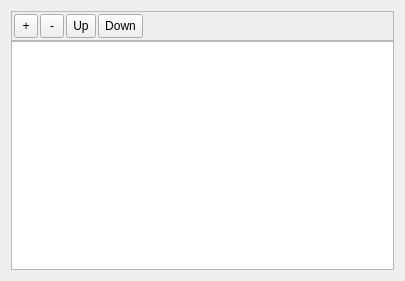
<?xml version="1.0" encoding="UTF-8"?>
<ui version="4.0">
 <class>GtModuleDirectoriesTab</class>
 <widget class="QWidget" name="GtModuleDirectoriesTab">
  <property name="geometry">
   <rect>
    <x>0</x>
    <y>0</y>
    <width>405</width>
    <height>281</height>
   </rect>
  </property>
  <property name="windowTitle">
   <string>Form</string>
  </property>
  <layout class="QVBoxLayout" name="verticalLayout">
   <property name="spacing">
    <number>0</number>
   </property>
   <item>
    <widget class="QFrame" name="frame">
     <property name="frameShape">
      <enum>QFrame::StyledPanel</enum>
     </property>
     <property name="frameShadow">
      <enum>QFrame::Raised</enum>
     </property>
     <layout class="QHBoxLayout" name="horizontalLayout">
      <property name="spacing">
       <number>2</number>
      </property>
      <property name="leftMargin">
       <number>2</number>
      </property>
      <property name="topMargin">
       <number>2</number>
      </property>
      <property name="rightMargin">
       <number>2</number>
      </property>
      <property name="bottomMargin">
       <number>2</number>
      </property>
      <item>
       <widget class="QToolButton" name="btnAddDirectory">
        <property name="enabled">
         <bool>true</bool>
        </property>
        <property name="sizePolicy">
         <sizepolicy hsizetype="Preferred" vsizetype="Preferred">
          <horstretch>0</horstretch>
          <verstretch>0</verstretch>
         </sizepolicy>
        </property>
        <property name="minimumSize">
         <size>
          <width>24</width>
          <height>24</height>
         </size>
        </property>
        <property name="baseSize">
         <size>
          <width>32</width>
          <height>32</height>
         </size>
        </property>
        <property name="text">
         <string>+</string>
        </property>
        <property name="icon">
         <iconset theme="QIcon::ThemeIcon::ListAdd"/>
        </property>
       </widget>
      </item>
      <item>
       <widget class="QToolButton" name="btnRemoveDirectory">
        <property name="sizePolicy">
         <sizepolicy hsizetype="Preferred" vsizetype="Preferred">
          <horstretch>0</horstretch>
          <verstretch>0</verstretch>
         </sizepolicy>
        </property>
        <property name="minimumSize">
         <size>
          <width>24</width>
          <height>24</height>
         </size>
        </property>
        <property name="baseSize">
         <size>
          <width>32</width>
          <height>32</height>
         </size>
        </property>
        <property name="text">
         <string>-</string>
        </property>
        <property name="icon">
         <iconset theme="QIcon::ThemeIcon::ListRemove"/>
        </property>
       </widget>
      </item>
      <item>
       <widget class="QToolButton" name="btnMoveUp">
        <property name="sizePolicy">
         <sizepolicy hsizetype="Preferred" vsizetype="Preferred">
          <horstretch>0</horstretch>
          <verstretch>0</verstretch>
         </sizepolicy>
        </property>
        <property name="minimumSize">
         <size>
          <width>24</width>
          <height>24</height>
         </size>
        </property>
        <property name="baseSize">
         <size>
          <width>32</width>
          <height>32</height>
         </size>
        </property>
        <property name="text">
         <string>Up</string>
        </property>
        <property name="icon">
         <iconset theme="QIcon::ThemeIcon::GoUp"/>
        </property>
       </widget>
      </item>
      <item>
       <widget class="QToolButton" name="btnMoveDown">
        <property name="sizePolicy">
         <sizepolicy hsizetype="Preferred" vsizetype="Preferred">
          <horstretch>0</horstretch>
          <verstretch>0</verstretch>
         </sizepolicy>
        </property>
        <property name="minimumSize">
         <size>
          <width>24</width>
          <height>24</height>
         </size>
        </property>
        <property name="baseSize">
         <size>
          <width>32</width>
          <height>32</height>
         </size>
        </property>
        <property name="text">
         <string>Down</string>
        </property>
        <property name="icon">
         <iconset theme="QIcon::ThemeIcon::GoDown"/>
        </property>
       </widget>
      </item>
      <item>
       <spacer name="horizontalSpacer">
        <property name="orientation">
         <enum>Qt::Horizontal</enum>
        </property>
        <property name="sizeHint" stdset="0">
         <size>
          <width>40</width>
          <height>20</height>
         </size>
        </property>
       </spacer>
      </item>
     </layout>
    </widget>
   </item>
   <item>
    <widget class="QListWidget" name="directoriesList">
     <property name="alternatingRowColors">
      <bool>true</bool>
     </property>
     <property name="selectionMode">
      <enum>QAbstractItemView::ExtendedSelection</enum>
     </property>
     <property name="spacing">
      <number>2</number>
     </property>
     <property name="viewMode">
      <enum>QListView::ListMode</enum>
     </property>
     <property name="wordWrap">
      <bool>true</bool>
     </property>
    </widget>
   </item>
  </layout>
 </widget>
 <resources/>
 <connections/>
</ui>
